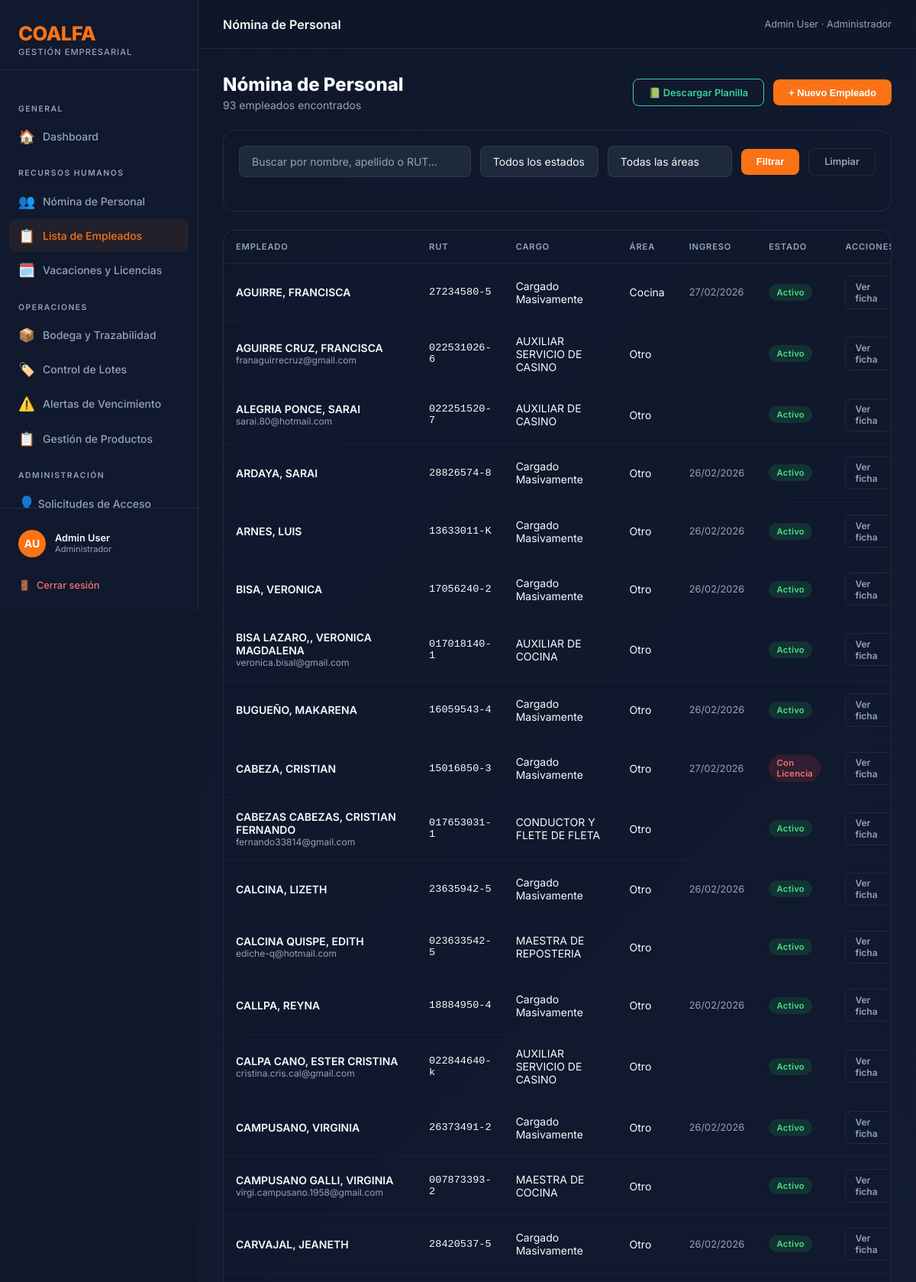
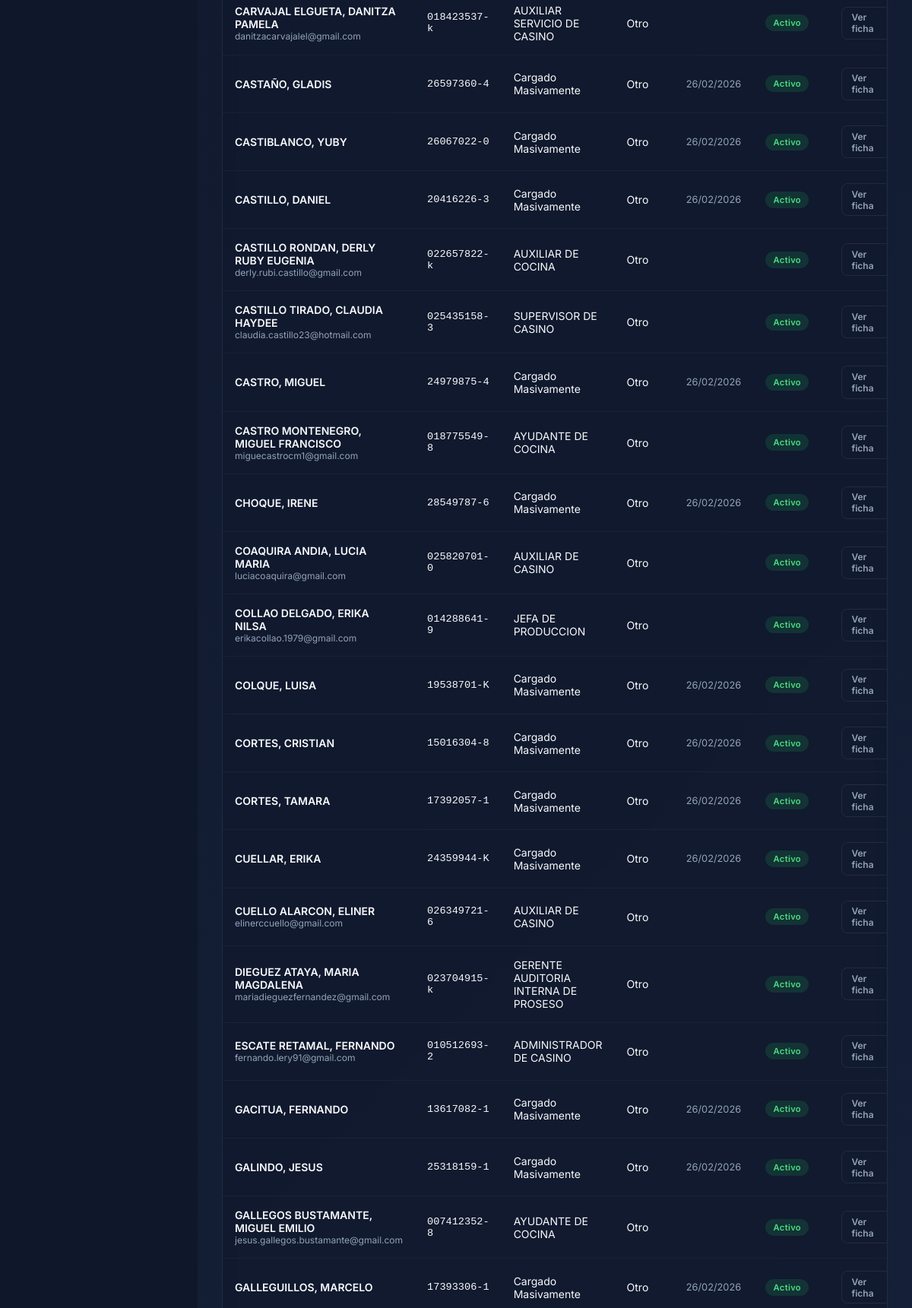
Page /rrhh/empleados/ (signed in, upper part) on the committed database (2 pictures, top to bottom).
### coalfa/models.py (models this page shows, shortened)
class Usuario(AbstractBaseUser, PermissionsMixin):
    ROL_CHOICES = [
        ("ADMIN", "Administrador"),
        ("RRHH", "Recursos Humanos"),
        ("OPERACIONAL", "Operacional"),
    ]
    rut = models.CharField(max_length=12, unique=True, verbose_name="RUT")
    nombre = models.CharField(max_length=60, verbose_name="Nombre")
    apellido = models.CharField(max_length=60, verbose_name="Apellido")
    rol = models.CharField(max_length=15, choices=ROL_CHOICES, default="RRHH", verbose_name="Rol")
    is_active = models.BooleanField(default=True, verbose_name="Activo")
    is_staff = models.BooleanField(default=False, verbose_name="Es staff")
    solicitud_pendiente = models.BooleanField(default=False, verbose_name="Solicitud pendiente de aprobación")
    date_joined = models.DateTimeField(default=timezone.now, verbose_name="Fecha de registro")
    USERNAME_FIELD = "rut"
    REQUIRED_FIELDS = ["nombre", "apellido"]
    objects = UsuarioManager()
    def get_full_name(self):
        return f"{self.nombre} {self.apellido}"
    class Meta:
        verbose_name = "Usuario"
        verbose_name_plural = "Usuarios"

### rrhh/models.py (models this page shows, shortened)
class Empleado(models.Model):
    ESTADO_CHOICES = [
        ("ACTIVO", "Activo"),
        ("VACACIONES", "En Vacaciones"),
        ("LICENCIA", "Con Licencia"),
        ("FINIQUITADO", "Finiquitado"),
    ]
    AREA_CHOICES = [
        ("BODEGA", "Bodega"),
        ("COCINA", "Cocina"),
        ("REPOSTERIA", "Repostería"),
        ("LINEA", "Línea"),
        ("ADMINISTRACION", "Administración"),
        ("RRHH", "Recursos Humanos"),
        ("OTRO", "Otro"),
    ]
    nombre = models.CharField(max_length=100)
    apellido = models.CharField(max_length=100)
    rut = models.CharField(max_length=12, unique=True)
    cargo = models.CharField(max_length=100)
    area = models.CharField(max_length=20, choices=AREA_CHOICES, default="OTRO")
    email = models.EmailField(blank=True, null=True)
    telefono = models.CharField(max_length=20, blank=True, null=True)
    estado = models.CharField(max_length=15, choices=ESTADO_CHOICES, default="ACTIVO")
    fecha_ingreso = models.DateField(null=True, blank=True)
    fecha_nacimiento = models.DateField(null=True, blank=True)
    nacionalidad = models.CharField(max_length=50, blank=True)
    direccion = models.CharField(max_length=255, blank=True)
    estado_civil = models.CharField(max_length=20, blank=True)
    fecha_contrato = models.DateField(null=True, blank=True)
    anexo_1 = models.DateField(null=True, blank=True)
    anexo_2 = models.DateField(null=True, blank=True)
    turno = models.CharField(max_length=50, blank=True)
    horario = models.CharField(max_length=100, blank=True)
    emergencia_nombre = models.CharField(max_length=100, blank=True)
    emergencia_telefono = models.CharField(max_length=20, blank=True)
    observaciones = models.TextField(blank=True)
    foto = models.ImageField(upload_to="empleados/fotos/", blank=True, null=True)
    class Meta:
        verbose_name = "Empleado"
        verbose_name_plural = "Empleados"
        ordering = ["apellido", "nombre"]

### rrhh/views.py (the view)
# urls.py: path("empleados/", views.lista_empleados, name="rrhh_lista_empleados"),
@rrhh_required
def lista_empleados(request):
    empleados = Empleado.objects.all()
    estado = request.GET.get("estado", "")
    area = request.GET.get("area", "")
    q = request.GET.get("q", "")
    if estado:
        empleados = empleados.filter(estado=estado)
    if area:
        empleados = empleados.filter(area=area)
    if q:
        empleados = empleados.filter(nombre__icontains=q) | empleados.filter(apellido__icontains=q) | empleados.filter(rut__icontains=q)
    nuevo_form = EmpleadoForm()
    if request.method == "POST" and "crear_empleado" in request.POST:
        nuevo_form = EmpleadoForm(request.POST, request.FILES)
        if nuevo_form.is_valid():
            emp = nuevo_form.save()
            messages.success(request, f"✅ Empleado {emp.nombre} {emp.apellido} registrado correctamente.")
            return redirect("rrhh_lista_empleados")
    context = {
        "empleados": empleados, "estado": estado, "area": area, "q": q,
        "estados": Empleado.ESTADO_CHOICES, "areas": Empleado.AREA_CHOICES,
        "nuevo_form": nuevo_form,
        "show_modal": request.method == "POST" and "crear_empleado" in request.POST,
    }
    return render(request, "rrhh/lista_empleados.html", context)

### coalfa/context_processors.py (called while the page is built)
def solicitudes_pendientes(request):
    if request.user.is_authenticated and getattr(request.user, 'rol', None) == 'ADMIN':
        count = Usuario.objects.filter(solicitud_pendiente=True).count()
        return {'solicitudes_count': count}
    return {}

### rrhh/templates/rrhh/lista_empleados.html (shortened to what this page needs)
{% extends 'base.html' %}
{% block topbar_title %}Nómina de Personal{% endblock %}
{% block nav_empleados %}active{% endblock %}
{% block content %}
<div style="display:flex;justify-content:space-between;align-items:center;margin-bottom:1.5rem;flex-wrap:wrap;gap:1rem;">
    <div>
        <h1 class="page-title">Nómina de Personal</h1>
        <p class="page-subtitle" style="margin-bottom:0;">{{ empleados.count }} empleado{{ empleados.count|pluralize:"s" }} encontrado{{ empleados.count|pluralize:"s" }}</p>
    </div>
    <div style="display:flex; gap:0.75rem; align-items:center;">
        <a href="{% url 'rrhh_exportar_excel' %}" class="btn btn-ghost" style="border-color:var(--success); color:var(--success);">📗 Descargar Planilla</a>
        <button onclick="openModal('modalNuevoEmpleado')" class="btn btn-primary">+ Nuevo Empleado</button>
    </div>
</div>
<form method="get" class="card" style="padding:1.25rem;margin-bottom:1.5rem;">
    <div class="filter-bar">
        <input type="text" name="q" value="{{ q }}" placeholder="Buscar por nombre, apellido o RUT..."
            class="form-control search-input">
        <select name="estado" class="form-control" style="width:auto;">
            <option value="">Todos los estados</option>
        </select>
        <select name="area" class="form-control" style="width:auto;">
            <option value="">Todas las áreas</option>
        </select>
        <button type="submit" class="btn btn-primary">Filtrar</button>
        <a href="{% url 'rrhh_lista_empleados' %}" class="btn btn-ghost">Limpiar</a>
    </div>
</form>
<div class="card" style="padding:0;">
    <div class="table-wrap">
        <table>
            <thead>
                <tr>
                    <th>Empleado</th>
                    <th>RUT</th>
                    <th>Cargo</th>
                    <th>Área</th>
                    <th>Ingreso</th>
                    <th>Estado</th>
                    <th>Acciones</th>
                </tr>
            </thead>
            <tbody>
                {% for emp in empleados %}
                <tr>
                    <td>
                        <div style="font-weight:600;">{{ emp.apellido }}, {{ emp.nombre }}</div>
                        {% if emp.email %}<div style="font-size:0.75rem;color:var(--text-muted);">{{ emp.email }}</div>
                        {% endif %}
                    </td>
                    <td style="font-family:monospace;font-size:0.85rem;">{{ emp.rut }}</td>
                    <td>{{ emp.cargo }}</td>
                    <td>{{ emp.get_area_display }}</td>
                    <td style="font-size:0.8rem;color:var(--text-muted);">{{ emp.fecha_ingreso|date:"d/m/Y" }}</td>
                    <td>
                        <span class="badge badge-{{ emp.estado|lower }}">
                            {{ emp.get_estado_display }}
                        </span>
                    </td>
                    <td>
                        <a href="{% url 'rrhh_detalle_empleado' emp.pk %}" class="btn btn-ghost btn-sm">Ver ficha</a>
                    </td>
                </tr>
                {% empty %}
                <tr>
                    <td colspan="7" style="text-align:center;padding:3rem;color:var(--text-muted);">
                        No se encontraron empleados con los filtros aplicados.
                    </td>
                </tr>
                {% endfor %}
            </tbody>
        </table>
    </div>
</div>
{% endblock %}

### templates/base.html (shortened to what this page needs)
<!DOCTYPE html>
<html lang="es">
<head>
</head>
<body>
    <div class="sidebar">
        <div class="sidebar-brand">
            <div class="logo-text">COALFA</div>
            <div class="logo-sub">Gestión Empresarial</div>
        </div>
        <nav class="sidebar-nav">
            <div class="nav-section-label">General</div>
            <a href="{% url 'dashboard' %}" class="nav-item {% block nav_home %}{% endblock %}">
                <span class="icon">🏠</span> Dashboard
            </a>
            {% if user.rol == 'RRHH' or user.rol == 'ADMIN' %}
            <div class="nav-section-label">Recursos Humanos</div>
            <a href="{% url 'rrhh_dashboard' %}" class="nav-item {% block nav_rrhh %}{% endblock %}">
                <span class="icon">👥</span> Nómina de Personal
            </a>
            <a href="{% url 'rrhh_lista_empleados' %}" class="nav-item {% block nav_empleados %}{% endblock %}">
                <span class="icon">📋</span> Lista de Empleados
            </a>
            <a href="{% url 'rrhh_ausencias' %}" class="nav-item {% block nav_ausencias %}{% endblock %}">
                <span class="icon">🗓️</span> Vacaciones y Licencias
            </a>
            {% endif %}
            {% if user.rol == 'OPERACIONAL' or user.rol == 'ADMIN' %}
            <div class="nav-section-label">Operaciones</div>
            <a href="{% url 'inventario_dashboard' %}" class="nav-item {% block nav_inventario %}{% endblock %}">
                <span class="icon">📦</span> Bodega y Trazabilidad
            </a>
            <a href="{% url 'inventario_lista_lotes' %}" class="nav-item {% block nav_lotes %}{% endblock %}">
                <span class="icon">🏷️</span> Control de Lotes
            </a>
            <a href="{% url 'inventario_alertas' %}" class="nav-item {% block nav_alertas %}{% endblock %}">
                <span class="icon">⚠️</span> Alertas de Vencimiento
            </a>
            <a href="{% url 'inventario_lista_productos' %}" class="nav-item {% block nav_productos %}{% endblock %}">
                <span class="icon">📋</span> Gestión de Productos
            </a>
            {% endif %}
            {% if user.rol == 'ADMIN' %}
            <div class="nav-section-label">Administración</div>
            <a href="{% url 'admin_solicitudes' %}" class="nav-item" style="display:flex;align-items:center;justify-content:space-between;">
                <span><span class="icon">👤</span> Solicitudes de Acceso</span>
            </a>
            {% endif %}
        </nav>
        <div class="sidebar-footer">
            <div class="user-info">
                <div class="user-avatar">{{ user.nombre|first }}{{ user.apellido|first }}</div>
                <div>
                    <div class="user-name">{{ user.get_full_name }}</div>
                    <div class="user-role">{{ user.get_rol_display }}</div>
                </div>
            </div>
            <a href="{% url 'logout' %}" class="btn-logout">
                <span>🚪</span> Cerrar sesión
            </a>
        </div>
    </div>
    <div class="main-wrapper">
        <div class="topbar">
            <div class="topbar-title">{% block topbar_title %}Dashboard{% endblock %}</div>
            <div class="topbar-breadcrumb">{{ user.get_full_name }} · {{ user.get_rol_display }}</div>
        </div>
        <div class="page-content">
            {% block content %}{% endblock %}
        </div>
    </div>
</body>
</html>

### rows in the picture
Usuario: nombre|first "A", apellido|first "U", get_full_name "Admin User", rol "Administrador"
Empleado: apellido "AGUIRRE", nombre "FRANCISCA", rut "27234580-5", cargo "Cargado Masivamente", area "Cocina", fecha_ingreso "27/02/2026", estado "Activo"
Empleado: apellido "AGUIRRE CRUZ", nombre "FRANCISCA", email "franaguirrecruz@gmail.com", rut "022531026-6", cargo "AUXILIAR SERVICIO DE CASINO", area "Otro", estado "Activo"
Empleado: apellido "ALEGRIA PONCE", nombre "SARAI", email "sarai.80@hotmail.com", rut "022251520-7", cargo "AUXILIAR DE CASINO", area "Otro", estado "Activo"
Empleado: apellido "ARDAYA", nombre "SARAI", rut "28826574-8", cargo "Cargado Masivamente", area "Otro", fecha_ingreso "26/02/2026", estado "Activo"
Empleado: apellido "ARNES", nombre "LUIS", rut "13633011-K", cargo "Cargado Masivamente", area "Otro", fecha_ingreso "26/02/2026", estado "Activo"
Empleado: apellido "BISA", nombre "VERONICA", rut "17056240-2", cargo "Cargado Masivamente", area "Otro", fecha_ingreso "26/02/2026", estado "Activo"
Empleado: apellido "BISA LAZARO,", nombre "VERONICA MAGDALENA", email "veronica.bisal@gmail.com", rut "017018140-1", cargo "AUXILIAR DE COCINA", area "Otro", estado "Activo"
Empleado: apellido "BUGUEÑO", nombre "MAKARENA", rut "16059543-4", cargo "Cargado Masivamente", area "Otro", fecha_ingreso "26/02/2026", estado "Activo"
Empleado: apellido "CABEZA", nombre "CRISTIAN", rut "15016850-3", cargo "Cargado Masivamente", area "Otro", fecha_ingreso "27/02/2026", estado "Con Licencia"
Empleado: apellido "CABEZAS CABEZAS", nombre "CRISTIAN FERNANDO", email "fernando33814@gmail.com", rut "017653031-1", cargo "CONDUCTOR Y FLETE DE FLETA", area "Otro", estado "Activo"
Empleado: apellido "CALCINA", nombre "LIZETH", rut "23635942-5", cargo "Cargado Masivamente", area "Otro", fecha_ingreso "26/02/2026", estado "Activo"
Empleado: apellido "CALCINA QUISPE", nombre "EDITH", email "ediche-q@hotmail.com", rut "023633542-5", cargo "MAESTRA DE REPOSTERIA", area "Otro", estado "Activo"
Empleado: apellido "CALLPA", nombre "REYNA", rut "18884950-4", cargo "Cargado Masivamente", area "Otro", fecha_ingreso "26/02/2026", estado "Activo"
Empleado: apellido "CALPA CANO", nombre "ESTER CRISTINA", email "cristina.cris.cal@gmail.com", rut "022844640-k", cargo "AUXILIAR SERVICIO DE CASINO", area "Otro", estado "Activo"
Empleado: apellido "CAMPUSANO", nombre "VIRGINIA", rut "26373491-2", cargo "Cargado Masivamente", area "Otro", fecha_ingreso "26/02/2026", estado "Activo"
Empleado: apellido "CAMPUSANO GALLI", nombre "VIRGINIA", email "virgi.campusano.1958@gmail.com", rut "007873393-2", cargo "MAESTRA DE COCINA", area "Otro", estado "Activo"
Empleado: apellido "CARVAJAL", nombre "JEANETH", rut "28420537-5", cargo "Cargado Masivamente", area "Otro", fecha_ingreso "26/02/2026", estado "Activo"
Empleado: apellido "CARVAJAL ELGUETA", nombre "DANITZA PAMELA", email "danitzacarvajalel@gmail.com", rut "018423537-k", cargo "AUXILIAR SERVICIO DE CASINO", area "Otro", estado "Activo"
Empleado: apellido "CASTAÑO", nombre "GLADIS", rut "26597360-4", cargo "Cargado Masivamente", area "Otro", fecha_ingreso "26/02/2026", estado "Activo"
Empleado: apellido "CASTIBLANCO", nombre "YUBY", rut "26067022-0", cargo "Cargado Masivamente", area "Otro", fecha_ingreso "26/02/2026", estado "Activo"
Empleado: apellido "CASTILLO", nombre "DANIEL", rut "20416226-3", cargo "Cargado Masivamente", area "Otro", fecha_ingreso "26/02/2026", estado "Activo"
Empleado: apellido "CASTILLO RONDAN", nombre "DERLY RUBY EUGENIA", email "derly.rubi.castillo@gmail.com", rut "022657822-k", cargo "AUXILIAR DE COCINA", area "Otro", estado "Activo"
Empleado: apellido "CASTILLO TIRADO", nombre "CLAUDIA HAYDEE", email "claudia.castillo23@hotmail.com", rut "025435158-3", cargo "SUPERVISOR DE CASINO", area "Otro", estado "Activo"
Empleado: apellido "CASTRO", nombre "MIGUEL", rut "24979875-4", cargo "Cargado Masivamente", area "Otro", fecha_ingreso "26/02/2026", estado "Activo"
Empleado: apellido "CASTRO MONTENEGRO", nombre "MIGUEL FRANCISCO", email "miguecastrocm1@gmail.com", rut "018775549-8", cargo "AYUDANTE DE COCINA", area "Otro", estado "Activo"
Empleado: apellido "CHOQUE", nombre "IRENE", rut "28549787-6", cargo "Cargado Masivamente", area "Otro", fecha_ingreso "26/02/2026", estado "Activo"
Empleado: apellido "COAQUIRA ANDIA", nombre "LUCIA MARIA", email "luciacoaquira@gmail.com", rut "025820701-0", cargo "AUXILIAR DE CASINO", area "Otro", estado "Activo"
Empleado: apellido "COLLAO DELGADO", nombre "ERIKA NILSA", email "erikacollao.1979@gmail.com", rut "014288641-9", cargo "JEFA DE PRODUCCION", area "Otro", estado "Activo"
Empleado: apellido "COLQUE", nombre "LUISA", rut "19538701-K", cargo "Cargado Masivamente", area "Otro", fecha_ingreso "26/02/2026", estado "Activo"
Empleado: apellido "CORTES", nombre "CRISTIAN", rut "15016304-8", cargo "Cargado Masivamente", area "Otro", fecha_ingreso "26/02/2026", estado "Activo"
Empleado: apellido "CORTES", nombre "TAMARA", rut "17392057-1", cargo "Cargado Masivamente", area "Otro", fecha_ingreso "26/02/2026", estado "Activo"
Empleado: apellido "CUELLAR", nombre "ERIKA", rut "24359944-K", cargo "Cargado Masivamente", area "Otro", fecha_ingreso "26/02/2026", estado "Activo"
Empleado: apellido "CUELLO ALARCON", nombre "ELINER", email "elinerccuello@gmail.com", rut "026349721-6", cargo "AUXILIAR DE CASINO", area "Otro", estado "Activo"
Empleado: apellido "DIEGUEZ ATAYA", nombre "MARIA MAGDALENA", email "mariadieguezfernandez@gmail.com", rut "023704915-k", cargo "GERENTE AUDITORIA INTERNA DE PROSESO", area "Otro", estado "Activo"
Empleado: apellido "ESCATE RETAMAL", nombre "FERNANDO", email "fernando.lery91@gmail.com", rut "010512693-2", cargo "ADMINISTRADOR DE CASINO", area "Otro", estado "Activo"
Empleado: apellido "GACITUA", nombre "FERNANDO", rut "13617082-1", cargo "Cargado Masivamente", area "Otro", fecha_ingreso "26/02/2026", estado "Activo"
Empleado: apellido "GALINDO", nombre "JESUS", rut "25318159-1", cargo "Cargado Masivamente", area "Otro", fecha_ingreso "26/02/2026", estado "Activo"
Empleado: apellido "GALLEGOS BUSTAMANTE", nombre "MIGUEL EMILIO", email "jesus.gallegos.bustamante@gmail.com", rut "007412352-8", cargo "AYUDANTE DE COCINA", area "Otro", estado "Activo"
Empleado: apellido "GALLEGUILLOS", nombre "MARCELO", rut "17393306-1", cargo "Cargado Masivamente", area "Otro", fecha_ingreso "26/02/2026", estado "Activo"

### other values in the picture
{{ empleados.count }} "93"
